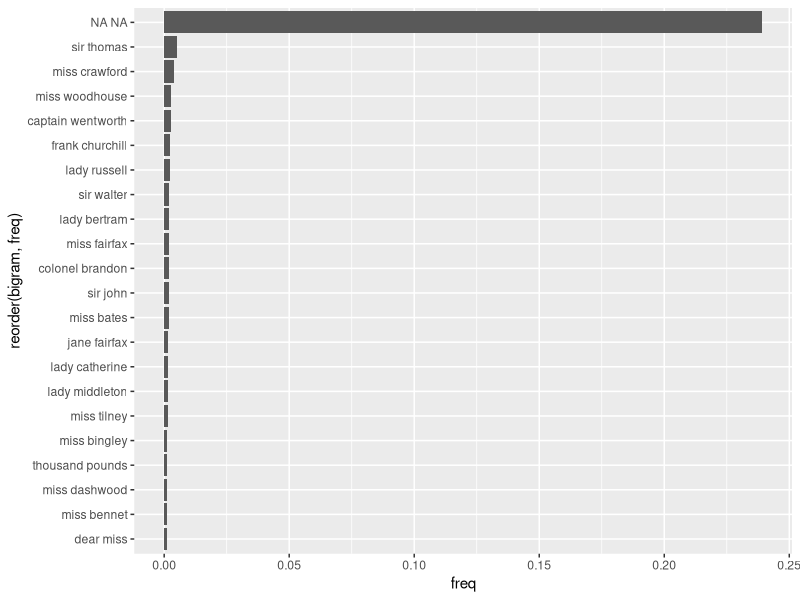

The R source for this figure:
# This program illustrates how to analyze text by modelling the relationship
# between words. The distribution for ngram is nothing but the joint distribution
# of two words (X and Y)

# This program is adapted from Text Mining with R (Silge and Robinson)
# available here at https://www.tidytextmining.com/ngrams.html

library(tidyverse)
library(dplyr)
library(tidytext)
library(janeaustenr)
library(ggplot2)
library(tidyr)


# How many books of Jane Austen (a game theorist) have we downloaded?
# https://www.amazon.com/Jane-Austen-Game-Theorist-Updated/dp/0691162441/ref=sr_1_1?crid=IOOIDPEHFHMM&keywords=jane+austen+game+theorist&qid=1582509509&sprefix=Jane+austen+game+the%2Caps%2C182&sr=8-1
  table(austen_books()$'book')

# We will examine pairs of two consecutive words, called "bigrams"
# tokenize the "text" variable with bigram, and save this information
# in a variable called "bigram"

  austen_bigrams <- austen_books() %>%
    unnest_tokens(bigram, text, token = "ngrams", n = 2)
  
  austen_bigrams

# Let's examine what are the most common bigrams

  austen_bigrams %>%
    count(bigram, sort = TRUE)

# Now let's treat each word as X and Y
# The first word as X (predictor) and the second as Y (outcome)

  
  bigrams_separated <- austen_bigrams %>%
    separate(bigram, c("word1", "word2"), sep = " ")

# Let's get rid of all the stop words
  bigrams_filtered <- bigrams_separated %>%
    filter(!word1 %in% stop_words$word) %>%
    filter(!word2 %in% stop_words$word)

# new bigram counts:
  bigram_counts <- bigrams_filtered %>% 
    count(word1, word2, sort = TRUE)
  
  bigram_counts

# names (whether first and last or with a salutation) 
# are the most common pairs in Jane Austen books.

# Note that you can reverse the action of splitting words
# with unite()

  bigrams_united <- bigrams_filtered %>%
    unite(bigram, word1, word2, sep = " ")
    #    ~~~~~~~
    # word1 + word2 ==> bigram
  
  bigrams_united
  
  # Let's calculate the frequency for each pair of words
  
  # traiditional way, but immediately difficult to read
  prop.table(table(bigrams_united$bigram))['sir thomas']
  
  # tidy approach; generate a data frame (tibble) more readable. 
  joint.dist<-bigrams_united %>% 
    count(bigram, sort = TRUE) 
  
  joint.dist
  
  joint.dist<-bigrams_united %>% 
    count(bigram, sort = TRUE) %>% 
      mutate(
        freq = n/sum(n)
      )
  
  ######################
  # We will use this approach again below
  # Note the variable "n"
  ######################
  
  
  prop.table(table(bigrams_united$bigram))['sir thomas']
  
  # We can visualize the joint distribution (just treating two words as one compound word!) as we did last semester
  
  ggplot(joint.dist[joint.dist$freq>=0.001,], mapping = aes(x=reorder(bigram,freq),y=freq)) +
    geom_bar(stat="identity") +
    coord_flip()
  
  # thousand pounds refer to money about a property that they were trying to sell.
  
  
# Let's calculate the probabiity of the first sentence
# View(austen_book())
  
# The family of Dashwood had long been settled in Sussex.  
  
# Let's examine which word is actually a stop word?
  
  sentence <- "The family of Dashwood had long been settled in Sussex"
  
  
  "the" %in% stop_words$word
  "family" %in% stop_words$word
  "of" %in% stop_words$word
  "dashwood" %in% stop_words$word
  "had" %in% stop_words$word
  "been" %in% stop_words$word
  "settled" %in% stop_words$word
  "long" %in% stop_words$word
  "sussex" %in% stop_words$word
  
  # a non-trivial sentence: family dashwood settled sussex
  
  # A non-repetitive solution
  
    # set every word to lower case first
    s.lower <- tolower(sentence)
    
    # split the sentence
    s.split <- strsplit(s.lower, " ")
    s.split
    
    # unlist it so that it is a vector
    s.split <- unlist(s.split)
    s.split
  
    # Write a function that repeats the evaluation for us
    # and apply it to every word in the vector
    select<-lapply(s.split, function(word){
        
        word %in% stop_words$word
      
        }
    )
    
    select
  
    # unlist the list so that it is a logical vector
    select <- unlist(select)
    select
  
    # select out the words
    s.split[select!="TRUE"]


    # We cannot calculate family dashwood since all the stop words were excluded
    # we do not have words called family dashwood in our data
    # To show the idea
    # Correct way to obtain pr[party | family]
    bigrams_filtered %>%
      filter(word1 == "family") %>%
      count(word2, sort = TRUE) %>%
      mutate( 
        freq = n/sum(n)
      )    %>%
      filter(word2 == "party")  
  
# Suppose that you are interested in predicting a word coming after sir
# You just need to use Bayes classifier with the next word being Y
# Below is a toy novel writer starting with "sir"!
    
  
  bigrams_filtered %>%
    filter(word1 == "sir") %>%
    count(word2, sort = TRUE) %>%
    mutate( 
      freq = n/sum(n)
    ) 
  
  
  bigrams_filtered %>%
    filter(word1 == "thomas") %>%
    count(word2, sort = TRUE) %>%
    mutate( 
      freq = n/sum(n)
    )    
  
  
  bigrams_filtered %>%
    filter(word1 == "bertram") %>%
    count(word2, sort = TRUE) %>%
    mutate( 
      freq = n/sum(n)
    )    
  
  
  bigrams_filtered %>%
    filter(word1 == "agreed") %>%
    count(word2, sort = TRUE) %>%
    mutate( 
      freq = n/sum(n)
    )     
  
# You can certainly create tri-gram data as well
  
  austen_books() %>%
    unnest_tokens(trigram, text, token = "ngrams", n = 3) %>%
    separate(trigram, c("word1", "word2", "word3"), sep = " ") %>%
    filter(!word1 %in% stop_words$word,
           !word2 %in% stop_words$word,
           !word3 %in% stop_words$word) %>%
    count(word1, word2, word3, sort = TRUE)  
  
